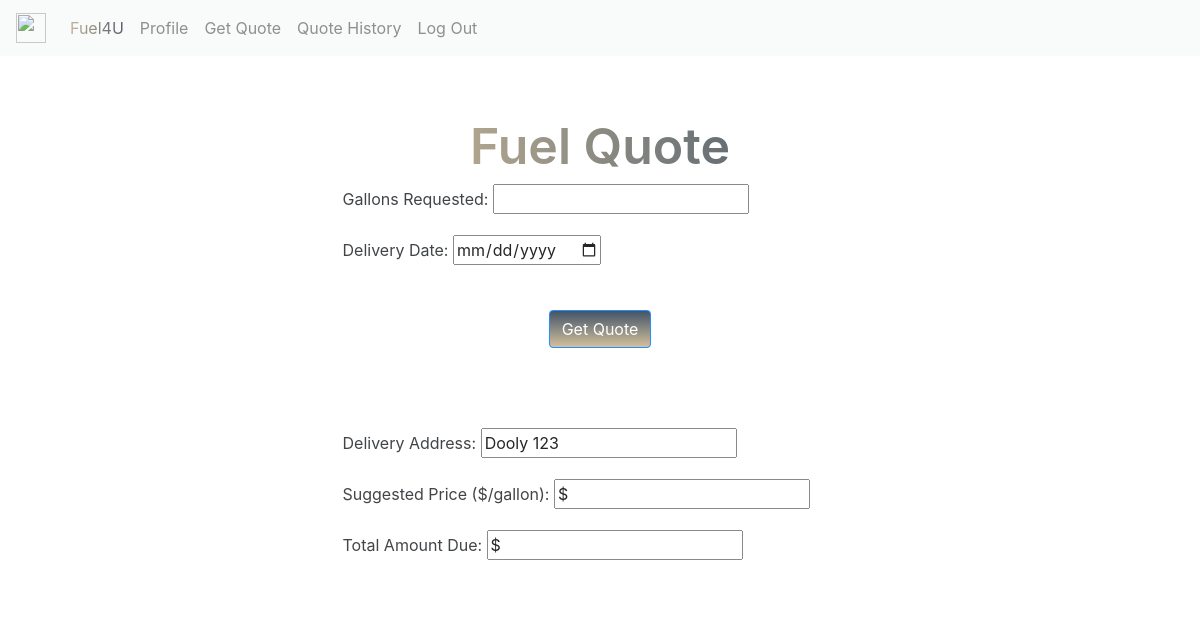
The page /get_quote (signed in) on the database as committed earlier.
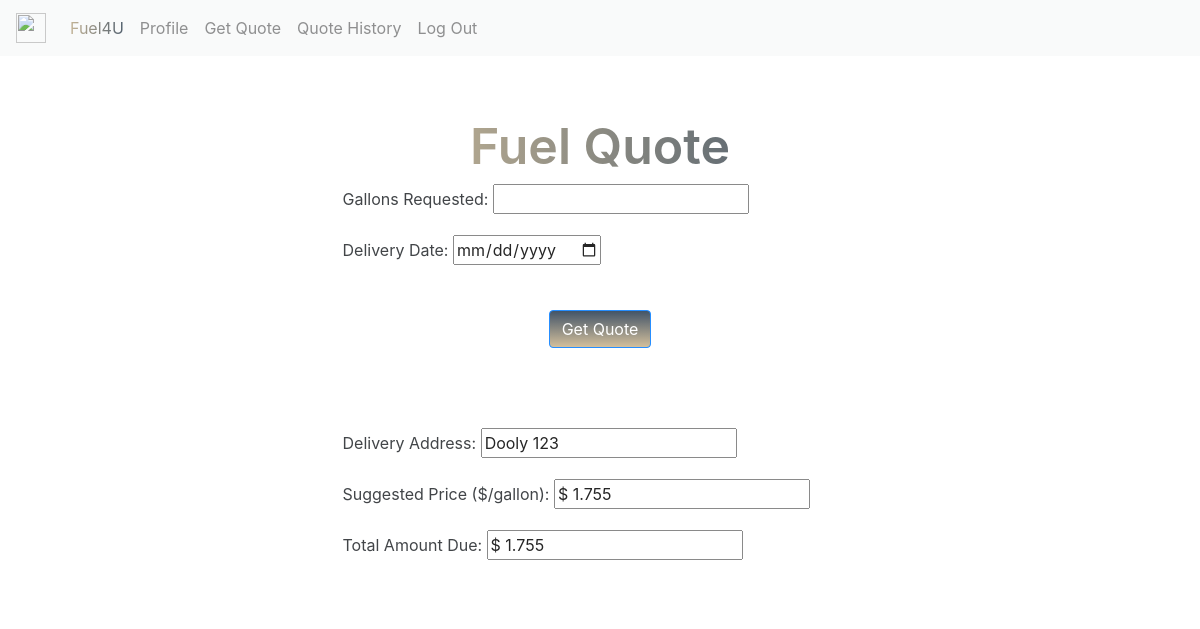
The same page on the database as committed later.
### website/models.py (models this page shows, shortened)
class Quote(db.Model):
    id = db.Column(db.Integer, primary_key=True)
    gallons_requested = db.Column(db.Float, nullable=False)
    delivery_date = db.Column(db.Date, nullable=False)
    suggested_price = db.Column(db.Float)
    total_amount_due = db.Column(db.Float)
    state = db.Column(db.String(2))
    address = db.Column(db.String(150))
    user_id = db.Column(db.Integer, db.ForeignKey('user.id'), nullable=False)
    user = db.relationship('User', back_populates="quotes")

### website/views.py (the view, shortened to what this page needs)
@views.route('/get_quote', methods=['GET', 'POST'])
def getquote():
    latest_quote = Quote.query.filter_by(user_id=current_user.id).order_by(Quote.id.desc()).first()
    return render_template("getquote.html", user=current_user, quote=latest_quote)

### website/__init__.py (called while the page is built)
def create_app():
    app = Flask(__name__)
    app.config['SECRET_KEY'] = 'hjshjhdjah kjshkjdhjs'
    app.config['SQLALCHEMY_DATABASE_URI'] = f'sqlite:///{DB_NAME}'
    db.init_app(app)
    from .views import views
    from .auth import auth
    app.register_blueprint(views, url_prefix='/')
    app.register_blueprint(auth, url_prefix='/')
    from .models import User, Quote
    with app.app_context():
        db.create_all()
    login_manager = LoginManager()
    login_manager.login_view = 'auth.login'
    login_manager.init_app(app)
    @login_manager.user_loader
    def load_user(user_id):
        return User.query.filter_by(username=user_id).first()
    return app

### website/templates/getquote.html
{% extends "base.html" %} {% block title %}Get Quote{% endblock %}
{% block content %}
<form method="POST" style="padding: 20px; margin : 0 auto; margin-top :40px; background-color: white; opacity: 85%; width : 50%; border-radius: 1%;">
    <h3 align="center">Fuel Quote</h3>
    <div class="form-group">
      <label for="gallonsRequested">Gallons Requested:</label>
      <input type="number" id="gallonsRequested" name="gallonsRequested" required min="1" step="1" required>
    </div>
    <div class="form-group">
        <label for="deliveryDate">Delivery Date:</label>
        <input type="date" id="deliveryDate" name="deliveryDate" required>
    </div>
    <br>
    <div style="text-align: center;">
      <button type="submit" class="btn btn-primary">Get Quote</button>
    </div>
</form>
<form method="GET" style="padding: 20px; margin : 0 auto; margin-top :40px; background-color: white; opacity: 85%; width : 50%; border-radius: 1%;">
    <div class="form-group">
      <label for="deliveryAddress">Delivery Address:</label>
      <input type="text" id="deliveryAddress" name="deliveryAddress" value="{{ user.address1 }}" readonly>
    </div>
    <div class="form-group">
        <label for="suggestedPrice">Suggested Price ($/gallon):</label>
        <input type="text" id="suggestedPrice" name="suggestedPrice" value="$ {{ quote.suggested_price }}" readonly>
    </div>
    <div class="form-group">
        <label for="totalAmount">Total Amount Due:</label>
        <input type="text" id="totalAmount" name="totalAmount" value="$ {{ quote.total_amount_due }}" readonly >
    </div>
  </form>
{% endblock %}

Rows that differ between the two databases and show on the page:
added Quote: suggestedPrice "$ 1.755", totalAmount "$ 1.755"
Other text that changed with them:
form field suggestedPrice: "$" → (not shown)
form field totalAmount: "$" → (not shown)
